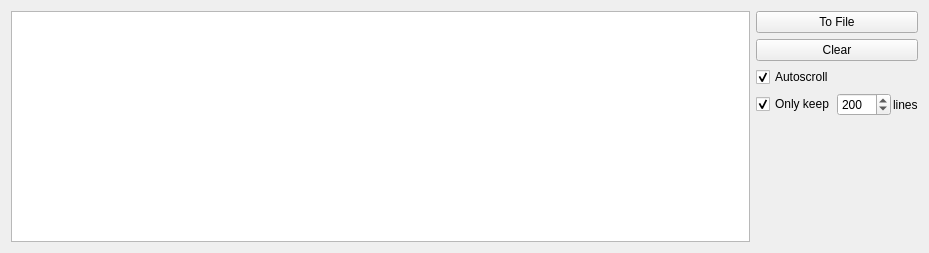
<?xml version="1.0" encoding="UTF-8"?>
<ui version="4.0">
 <class>DeviceLog</class>
 <widget class="QWidget" name="DeviceLog">
  <property name="geometry">
   <rect>
    <x>0</x>
    <y>0</y>
    <width>929</width>
    <height>253</height>
   </rect>
  </property>
  <property name="windowTitle">
   <string>Form</string>
  </property>
  <layout class="QHBoxLayout" name="horizontalLayout_2">
   <item>
    <widget class="QPlainTextEdit" name="text">
     <property name="readOnly">
      <bool>true</bool>
     </property>
    </widget>
   </item>
   <item>
    <layout class="QVBoxLayout" name="verticalLayout">
     <item>
      <widget class="QPushButton" name="bToFile">
       <property name="text">
        <string>To File</string>
       </property>
       <property name="icon">
        <iconset theme="document-save" resource="../icons.qrc">
         <normaloff>:/icons/save.svg</normaloff>:/icons/save.svg</iconset>
       </property>
      </widget>
     </item>
     <item>
      <widget class="QPushButton" name="bClear">
       <property name="text">
        <string>Clear</string>
       </property>
       <property name="icon">
        <iconset theme="edit-clear" resource="../icons.qrc">
         <normaloff>:/icons/clear.svg</normaloff>:/icons/clear.svg</iconset>
       </property>
      </widget>
     </item>
     <item>
      <widget class="QCheckBox" name="cbAutoscroll">
       <property name="text">
        <string>Autoscroll</string>
       </property>
       <property name="checked">
        <bool>true</bool>
       </property>
      </widget>
     </item>
     <item>
      <layout class="QHBoxLayout" name="horizontalLayout">
       <property name="spacing">
        <number>2</number>
       </property>
       <item>
        <widget class="QCheckBox" name="limitLines">
         <property name="text">
          <string>Only keep</string>
         </property>
         <property name="checked">
          <bool>true</bool>
         </property>
        </widget>
       </item>
       <item>
        <widget class="QSpinBox" name="numLines">
         <property name="minimum">
          <number>1</number>
         </property>
         <property name="maximum">
          <number>1000</number>
         </property>
         <property name="singleStep">
          <number>100</number>
         </property>
         <property name="value">
          <number>200</number>
         </property>
        </widget>
       </item>
       <item>
        <widget class="QLabel" name="label">
         <property name="text">
          <string>lines</string>
         </property>
        </widget>
       </item>
      </layout>
     </item>
     <item>
      <spacer name="verticalSpacer">
       <property name="orientation">
        <enum>Qt::Vertical</enum>
       </property>
       <property name="sizeHint" stdset="0">
        <size>
         <width>20</width>
         <height>40</height>
        </size>
       </property>
      </spacer>
     </item>
    </layout>
   </item>
  </layout>
 </widget>
 <resources>
  <include location="../icons.qrc"/>
 </resources>
 <connections/>
</ui>
